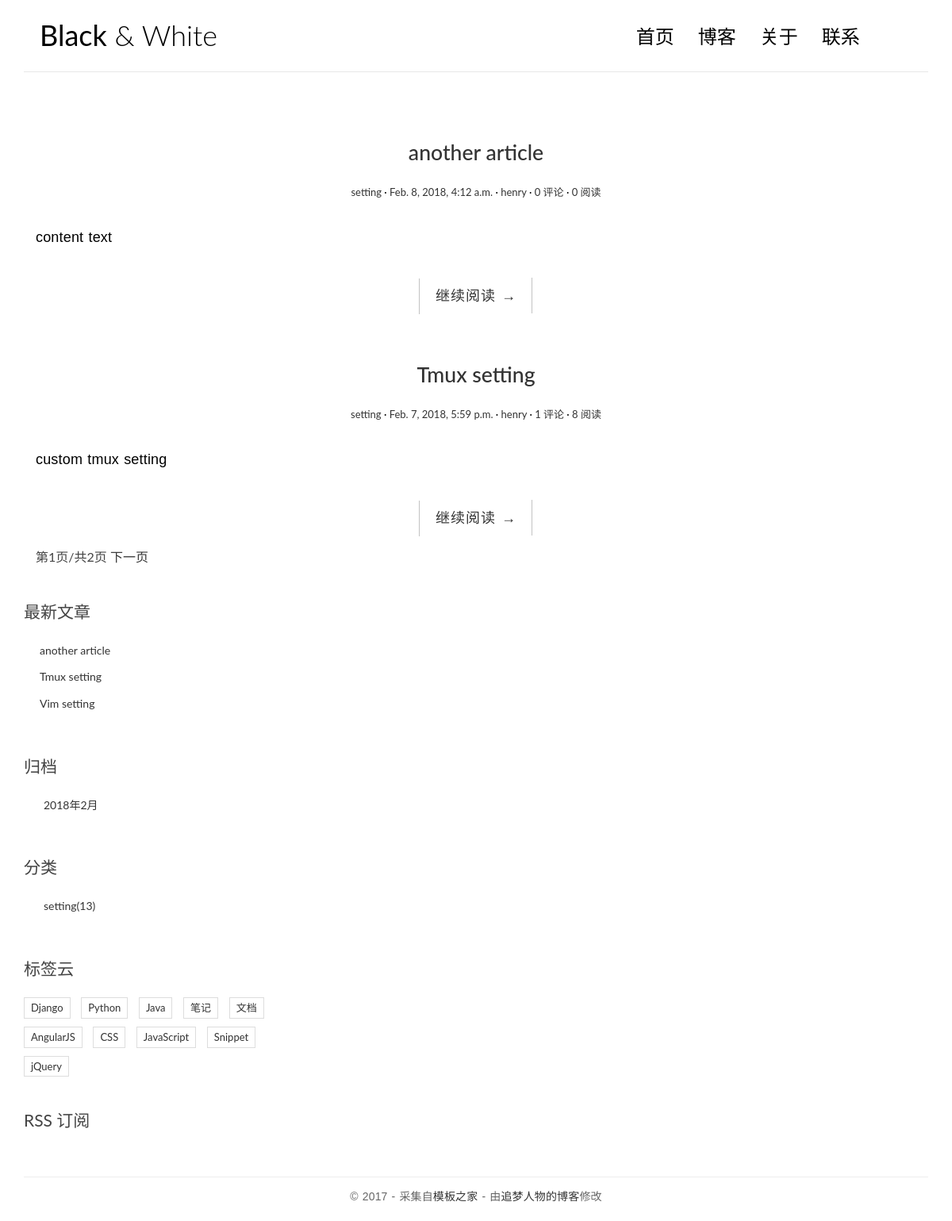
The page / on the database its author committed.
### blog/models.py (models this page shows, shortened)
class Article(models.Model):
    title = models.CharField(max_length=70)
    text = models.TextField()
    created_time = models.DateTimeField()
    modified_time = models.DateTimeField()
    excerpt = models.CharField(max_length=200, blank=True, null=True)
    category = models.ForeignKey(Category)
    tags = models.ManyToManyField(Tag, blank=True)
    author = models.ForeignKey(User)
    views = models.PositiveIntegerField(default=0)
    def get_absolute_url(self):
        from django.core.urlresolvers import reverse
        return reverse('blog:detail', kwargs={'pk': self.pk})
    class Meta:
        ordering = ['-created_time', 'title']

class Category(models.Model):
    name = models.CharField(max_length=100)

### blog/views.py (the view)
# urls.py: url(r'^$', views.IndexView.as_view(), name='index'),
class IndexView(ListView):
    model = Article
    template_name = 'blog/index.html'
    context_object_name = 'articles'
    paginate_by = 2

### blog/templatetags/blog_tags.py (called while the page is built)
@register.simple_tag
def get_recent_articles(num=5):
    return Article.objects.all().order_by("-created_time")[:num]

@register.simple_tag
def archives():
    return Article.objects.dates("created_time", "month", "DESC")

@register.simple_tag
def get_category():
    return Category.objects.all()

### templates/blog/index.html (shortened to what this page needs)
{% extends "base.html" %}
{% block main %}
    {% for article in articles %}
    <article class='post post-{{ article.pk }}'>
        <header class="entry-header">
            <h1 class="entry-title">
                <a href="{{ article.get_absolute_url }}">{{ article.title }}</a>
            </h1>
            <div class="entry-meta">
                <span class="post-category"><a href="#">{{ article.category.name }}</a></span>
                <span class="post-date"><a href="#"><time class="entry-date"
                    datetime="{{ article.created_time }}">{{ article.created_time }}</time></a></span>
                <span class="post-author"><a href="#">{{ article.author.username }}</a></span>
				<span class="comments-link"><a href="#">{{ article.comment_set.count }} 评论</a></span>
				<span class="views-count"><a href="#">{{ article.views }} 阅读</a></span>
            </div>
        </header>
        <div class="entry-content clearfix">
                <p>{{ article.excerpt }}</p>
                <div class="read-more cl-effect-14">
                    <a href="{{ article.get_absolute_url }}" class="more-link">继续阅读 <span class="meta-nav">→</span></a>
                </div>
            </div>
    </article>
    {% empty %}
    <div class="no-post">暂时还没有发布的文章！</div>
    {% endfor %}
    {% if is_paginated %}
    <div class="pagination-simple">
        <span class="current">第{{ page_obj.number }}页/共{{ paginator.num_pages }}页</span>
        {% if page_obj.has_next %}
        <a href="?page={{ page_obj.next_page_number }}">下一页</a>
        {% endif %}
    </div>
    {% endif %}
{% endblock main %}

### templates/base.html (shortened to what this page needs)
<!DOCTYPE html>
{% load staticfiles %}
{% load blog_tags %}
<html>
<head>
    <link rel="stylesheet" href="http://cdn.bootcss.com/bootstrap/3.3.7/css/bootstrap.min.css">
    <link rel="stylesheet" href="http://code.ionicframework.com/ionicons/2.0.1/css/ionicons.min.css">
    <link rel="stylesheet" href="{% static 'blog/css/pace.css' %}">
    <link rel="stylesheet" href="{% static 'blog/css/custom.css' %}">
    <link rel="stylesheet" href="{% static 'blog/css/highlights/github.css' %}">
</head>
<body>
<div class="container">
    <header id="site-header">
        <div class="row">
            <div class="col-md-4 col-sm-5 col-xs-8">
                <div class="logo">
                    <h1><a href="{% url 'blog:index' %}"><b>Black</b> &amp; White</a></h1>
                </div>
            </div>
            <div class="col-md-8 col-sm-7 col-xs-4">
                <nav class="main-nav" role="navigation">
                    <div class="collapse navbar-collapse" id="bs-example-navbar-collapse-1">
                        <ul class="nav navbar-nav navbar-right">
                            <li class="cl-effect-11"><a href="index.html" data-hover="首页">首页</a></li>
                            <li class="cl-effect-11"><a href="full-width.html" data-hover="博客">博客</a></li>
                            <li class="cl-effect-11"><a href="about.html" data-hover="关于">关于</a></li>
                            <li class="cl-effect-11"><a href="contact.html" data-hover="联系">联系</a></li>
                        </ul>
                    </div>
                </nav>
            </div>
        </div>
    </header>
</div>
<div class="content-body">
    <div class="container">
        <div class="row">
            <main>
                {% block main %}
                {% endblock main %}
            </main>
            <aside class="col-md-4">
                <div class="widget widget-recent-posts">
                    <h3 class="widget-title">最新文章</h3>
                    {% get_recent_articles as list %}
                    <ul>
                        {% for article in list %}
                        <li>
                            <a href="{{ article.get_absolute_url }}">{{ article.title }}</a>
                        </li>
                        {% empty %}
                        暂无文章
                        {% endfor %}
                    </ul>
                </div>
                <div class="widget widget-archives">
                    <h3 class="widget-title">归档</h3>
                    {% archives as list %}
                    <ul>
                        {% for item in list %}
                        <li>
                            <a href="{% url 'blog:archives' item.year item.month %}">{{ item.year }}年{{ item.month }}月</a>
                        </li>
                        {% empty %}
                        暂无归档
                        {% endfor %}
                    </ul>
                </div>
                <div class="widget widget-category">
                    <h3 class="widget-title">分类</h3>
                    {% get_category as list %}
                    <ul>
                        {% for item in list %}
                        <li>
                            <a href="{% url 'blog:category' item.pk %}">{{ item.name }}<span class="post-count">(13)</span></a>
                        </li>
                        {% empty %}
                        暂无分类
                        {% endfor %}
                    </ul>
                </div>
                <div class="widget widget-tag-cloud">
                    <h3 class="widget-title">标签云</h3>
                    <ul>
                        <li>
                            <a href="#">Django</a>
                        </li>
                        <li>
                            <a href="#">Python</a>
                        </li>
                        <li>
                            <a href="#">Java</a>
                        </li>
                        <li>
                            <a href="#">笔记</a>
                        </li>
                        <li>
                            <a href="#">文档</a>
                        </li>
                        <li>
                            <a href="#">AngularJS</a>
                        </li>
                        <li>
                            <a href="#">CSS</a>
                        </li>
                        <li>
                            <a href="#">JavaScript</a>
                        </li>
                        <li>
                            <a href="#">Snippet</a>
                        </li>
                        <li>
                            <a href="#">jQuery</a>
                        </li>
                    </ul>
                </div>
                <div class="rss">
                    <a href=""> RSS 订阅</a>
                </div>
            </aside>
        </div>
    </div>
</div>
<footer id="site-footer">
    <div class="container">
        <div class="row">
            <div class="col-md-12">
                <p class="copyright">&copy 2017 - 采集自<a href="http://www.cssmoban.com/"
                                                        target="_blank" title="模板之家">模板之家</a>
                    - 由<a href="http://zmrenwu.com/" title="网页模板" target="_blank">追梦人物的博客</a>修改
                </p>
            </div>
        </div>
    </div>
</footer>
</body>
</html>

### blog/static/blog/css/custom.css (style rules this page uses)
* { outline: none; }
h1, h2, h3, h4, h5, h6 { margin-top: 0; }
b { font-weight: 400; }
a { color: #333; }
body { color: #444; font-family: 'Lato', sans-serif; }
p { font-family: 'Ubuntu', sans-serif; font-weight: 400; word-spacing: 1px; letter-spacing: 0.01em; }
#site-header { background-color: #FFF; padding: 25px 20px; margin-bottom: 40px; border-bottom: 1px solid #e7e7e7; }
.logo h1 a { color: #000; }
.logo h1 { margin: 0; font-family: 'Lato', sans-serif; font-weight: 300; }
.main-nav { margin-top: 11px; max-width: 95%; }
.main-nav a { color: #000000 !important; padding: 0 0 5px 0 !important; margin-right: 30px; font-family: 'Lato', sans-serif; font-weight: 300; font-size: 24px; }
.cl-effect-11 a { padding: 10px 0; color: #0972b4; text-shadow: none; }
.cl-effect-11 a::before { position: absolute; top: 0; left: 0; overflow: hidden; padding: 0 0 5px 0 !important; max-width: 0; border-bottom: 1px solid #000; color: #000; content: attr(data-hover); white-space: nowrap; -webkit-transition: max-width 0.5s; -moz-transition: max-width 0.5s; transition: max-width 0.5s; }
.content-body { padding-bottom: 4em; }
.post { background: #fff; padding: 30px 30px 0; }
.entry-title { text-align: center; font-size: 1.9em; margin-bottom: 20px; line-height: 1.6; padding: 10px 20px 0; }
.entry-meta { text-align: center; color: #DDDDDD; font-size: 13px; margin-bottom: 30px; }
.entry-content { font-size: 18px; line-height: 1.9; font-weight: 300; color: #000; }
.post-category::after, .post-date::after, .post-author::after, .comments-link::after { content: ' ·'; color: #000; }
.read-more { font-family: 'Ubuntu', sans-serif; font-weight: 400; word-spacing: 1px; letter-spacing: 0.01em; text-align: center; margin-top: 20px; }
.cl-effect-14 a { padding: 0 20px; height: 45px; line-height: 45px; position: relative; display: inline-block; margin: 15px 25px; letter-spacing: 1px; font-weight: 400; text-shadow: 0 0 1px rgba(255, 255, 255, 0.3); }
.cl-effect-14 a::before, .cl-effect-14 a::after { position: absolute; width: 45px; height: 1px; background: #C3C3C3; content: ''; -webkit-transition: all 0.3s; -moz-transition: all 0.3s; transition: all 0.3s; pointer-events: none; }
.cl-effect-14 a::before { top: 0; left: 0; -webkit-transform: rotate(90deg); -moz-transform: rotate(90deg); transform: rotate(90deg); -webkit-transform-origin: 0 0; -moz-transform-origin: 0 0; transform-origin: 0 0; }
.cl-effect-14 a::after { right: 0; bottom: 0; -webkit-transform: rotate(90deg); -moz-transform: rotate(90deg); transform: rotate(90deg); -webkit-transform-origin: 100% 0; -moz-transform-origin: 100% 0; transform-origin: 100% 0; }
.widget { background: #fff; padding: 30px 0 0; }
.widget-title { font-size: 1.5em; margin-bottom: 20px; line-height: 1.6; padding: 10px 0 0; font-weight: 400; }
.widget-recent-posts ul { padding: 0; margin: 0; padding-left: 20px; }
.widget-recent-posts ul li { list-style-type: none; position: relative; line-height: 170%; margin-bottom: 10px; }
.widget-recent-posts ul li::before { content: '\f3d3'; font-family: "Ionicons"; position: absolute; left: -17px; top: 3px; font-size: 16px; color: #000; }
.widget-archives ul { padding: 0; margin: 0; padding-left: 25px; }
.widget-archives ul li { list-style-type: none; position: relative; line-height: 170%; margin-bottom: 10px; }
.widget-archives ul li::before { content: '\f3f3'; font-family: "Ionicons"; position: absolute; left: -25px; top: 1px; font-size: 16px; color: #000; }
.widget-category ul { padding: 0; margin: 0; padding-left: 25px; }
.widget-category ul li { list-style-type: none; position: relative; line-height: 170%; margin-bottom: 10px; }
.widget-category ul li::before { content: '\f3fe'; font-family: "Ionicons"; position: absolute; left: -25px; top: 1px; font-size: 18px; color: #000; }
.widget-tag-cloud ul { padding: 0; margin: 0; margin-right: -10px; }
.widget-tag-cloud ul li { list-style-type: none; font-size: 13px; display: inline-block; margin-right: 10px; margin-bottom: 10px; padding: 3px 8px; border: 1px solid #ddd; }
.rss { font-size: 21px; margin-top: 30px; }
.rss a { color: #444; }
#site-footer { padding-top: 10px; padding: 0 0 1.5em 0; }
.copyright { text-align: center; padding-top: 1em; margin: 0; border-top: 1px solid #eee; color: #666; }
.pagination-simple { padding-left: 30px; font-size: 16px; }

### rows shown on the page
Article: title "another article", category.name "setting", created_time "Feb. 8, 2018, 4:12 a.m.", author.username "henry", comment_set.count "0", views "0", excerpt "content text"
Article: title "Tmux setting", category.name "setting", created_time "Feb. 7, 2018, 5:59 p.m.", author.username "henry", comment_set.count "1", views "8", excerpt "custom tmux setting"
Article: title "Vim setting"
Category: name "setting"

### other values the page prints
{{ page_obj.number }} "1"
{{ paginator.num_pages }} "2"
{{ item.year }} "2018"
{{ item.month }} "2"
